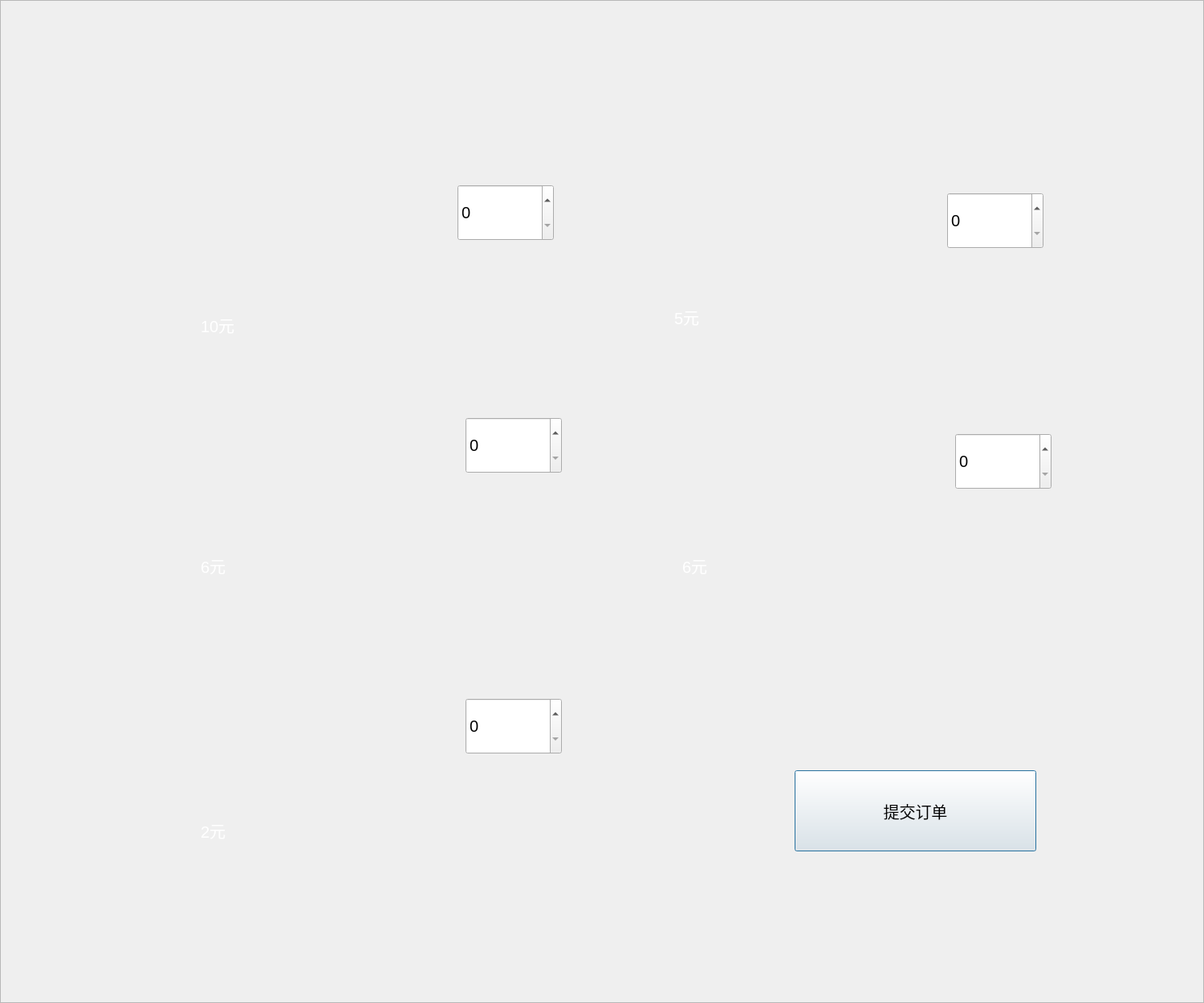
<?xml version="1.0" encoding="UTF-8"?>
<ui version="4.0">
 <class>storeUser</class>
 <widget class="QDialog" name="storeUser">
  <property name="geometry">
   <rect>
    <x>0</x>
    <y>0</y>
    <width>1500</width>
    <height>1250</height>
   </rect>
  </property>
  <property name="windowTitle">
   <string>商城</string>
  </property>
  <widget class="QLabel" name="label_9">
   <property name="geometry">
    <rect>
     <x>840</x>
     <y>180</y>
     <width>300</width>
     <height>180</height>
    </rect>
   </property>
   <property name="font">
    <font>
     <pointsize>12</pointsize>
    </font>
   </property>
   <property name="styleSheet">
    <string notr="true">border-image: url(:/photo/bread.jpg);</string>
   </property>
   <property name="text">
    <string/>
   </property>
  </widget>
  <widget class="QFrame" name="frame">
   <property name="geometry">
    <rect>
     <x>0</x>
     <y>0</y>
     <width>1500</width>
     <height>1250</height>
    </rect>
   </property>
   <property name="font">
    <font>
     <pointsize>12</pointsize>
    </font>
   </property>
   <property name="styleSheet">
    <string notr="true">#frame{border-image: url(:/photo/store.jpg)}</string>
   </property>
   <property name="frameShape">
    <enum>QFrame::StyledPanel</enum>
   </property>
   <property name="frameShadow">
    <enum>QFrame::Raised</enum>
   </property>
   <widget class="QPushButton" name="pushButton">
    <property name="geometry">
     <rect>
      <x>990</x>
      <y>960</y>
      <width>301</width>
      <height>101</height>
     </rect>
    </property>
    <property name="font">
     <font>
      <pointsize>15</pointsize>
     </font>
    </property>
    <property name="text">
     <string>提交订单</string>
    </property>
   </widget>
   <widget class="QLabel" name="label_3">
    <property name="geometry">
     <rect>
      <x>250</x>
      <y>810</y>
      <width>300</width>
      <height>180</height>
     </rect>
    </property>
    <property name="font">
     <font>
      <pointsize>12</pointsize>
     </font>
    </property>
    <property name="styleSheet">
     <string notr="true">border-image: url(:/photo/ham.png);</string>
    </property>
    <property name="text">
     <string/>
    </property>
   </widget>
   <widget class="QLabel" name="label_4">
    <property name="geometry">
     <rect>
      <x>250</x>
      <y>1000</y>
      <width>290</width>
      <height>70</height>
     </rect>
    </property>
    <property name="font">
     <font>
      <pointsize>15</pointsize>
     </font>
    </property>
    <property name="styleSheet">
     <string notr="true">color: rgb(255, 255, 255);</string>
    </property>
    <property name="text">
     <string>2元</string>
    </property>
   </widget>
   <widget class="QSpinBox" name="spinBox_2">
    <property name="geometry">
     <rect>
      <x>580</x>
      <y>870</y>
      <width>120</width>
      <height>70</height>
     </rect>
    </property>
    <property name="font">
     <font>
      <pointsize>15</pointsize>
     </font>
    </property>
   </widget>
   <widget class="QLabel" name="label_5">
    <property name="geometry">
     <rect>
      <x>250</x>
      <y>490</y>
      <width>300</width>
      <height>180</height>
     </rect>
    </property>
    <property name="font">
     <font>
      <pointsize>12</pointsize>
     </font>
    </property>
    <property name="styleSheet">
     <string notr="true">border-image: url(:/photo/beer.png);
</string>
    </property>
    <property name="text">
     <string/>
    </property>
   </widget>
   <widget class="QSpinBox" name="spinBox_3">
    <property name="geometry">
     <rect>
      <x>580</x>
      <y>520</y>
      <width>120</width>
      <height>70</height>
     </rect>
    </property>
    <property name="font">
     <font>
      <pointsize>15</pointsize>
     </font>
    </property>
   </widget>
   <widget class="QLabel" name="label_6">
    <property name="geometry">
     <rect>
      <x>250</x>
      <y>670</y>
      <width>290</width>
      <height>70</height>
     </rect>
    </property>
    <property name="font">
     <font>
      <pointsize>15</pointsize>
     </font>
    </property>
    <property name="styleSheet">
     <string notr="true">color: rgb(255, 255, 255);</string>
    </property>
    <property name="text">
     <string>6元</string>
    </property>
   </widget>
   <widget class="QLabel" name="label">
    <property name="geometry">
     <rect>
      <x>250</x>
      <y>180</y>
      <width>300</width>
      <height>180</height>
     </rect>
    </property>
    <property name="font">
     <font>
      <pointsize>12</pointsize>
     </font>
    </property>
    <property name="styleSheet">
     <string notr="true">border-image: url(:/photo/noodles.jpg);</string>
    </property>
    <property name="text">
     <string/>
    </property>
   </widget>
   <widget class="QLabel" name="label_2">
    <property name="geometry">
     <rect>
      <x>250</x>
      <y>370</y>
      <width>290</width>
      <height>70</height>
     </rect>
    </property>
    <property name="font">
     <font>
      <pointsize>15</pointsize>
     </font>
    </property>
    <property name="styleSheet">
     <string notr="true">color: rgb(255, 255, 255);</string>
    </property>
    <property name="text">
     <string>10元</string>
    </property>
   </widget>
   <widget class="QSpinBox" name="spinBox">
    <property name="geometry">
     <rect>
      <x>570</x>
      <y>230</y>
      <width>120</width>
      <height>70</height>
     </rect>
    </property>
    <property name="font">
     <font>
      <pointsize>15</pointsize>
     </font>
    </property>
   </widget>
   <widget class="QSpinBox" name="spinBox_5">
    <property name="geometry">
     <rect>
      <x>1180</x>
      <y>240</y>
      <width>120</width>
      <height>70</height>
     </rect>
    </property>
    <property name="font">
     <font>
      <pointsize>15</pointsize>
     </font>
    </property>
   </widget>
   <widget class="QLabel" name="label_10">
    <property name="geometry">
     <rect>
      <x>840</x>
      <y>360</y>
      <width>290</width>
      <height>70</height>
     </rect>
    </property>
    <property name="font">
     <font>
      <pointsize>15</pointsize>
     </font>
    </property>
    <property name="styleSheet">
     <string notr="true">color: rgb(255, 255, 255);</string>
    </property>
    <property name="text">
     <string>5元</string>
    </property>
   </widget>
   <widget class="QSpinBox" name="spinBox_4">
    <property name="geometry">
     <rect>
      <x>1190</x>
      <y>540</y>
      <width>120</width>
      <height>70</height>
     </rect>
    </property>
    <property name="font">
     <font>
      <pointsize>15</pointsize>
     </font>
    </property>
   </widget>
   <widget class="QLabel" name="label_7">
    <property name="geometry">
     <rect>
      <x>850</x>
      <y>480</y>
      <width>300</width>
      <height>180</height>
     </rect>
    </property>
    <property name="font">
     <font>
      <pointsize>12</pointsize>
     </font>
    </property>
    <property name="styleSheet">
     <string notr="true">border-image: url(:/photo/soda.jpg);</string>
    </property>
    <property name="text">
     <string/>
    </property>
   </widget>
   <widget class="QLabel" name="label_8">
    <property name="geometry">
     <rect>
      <x>850</x>
      <y>670</y>
      <width>290</width>
      <height>70</height>
     </rect>
    </property>
    <property name="font">
     <font>
      <pointsize>15</pointsize>
     </font>
    </property>
    <property name="styleSheet">
     <string notr="true">color: rgb(255, 255, 255);</string>
    </property>
    <property name="text">
     <string>6元</string>
    </property>
   </widget>
  </widget>
  <zorder>frame</zorder>
  <zorder>label_9</zorder>
 </widget>
 <resources/>
 <connections/>
</ui>
